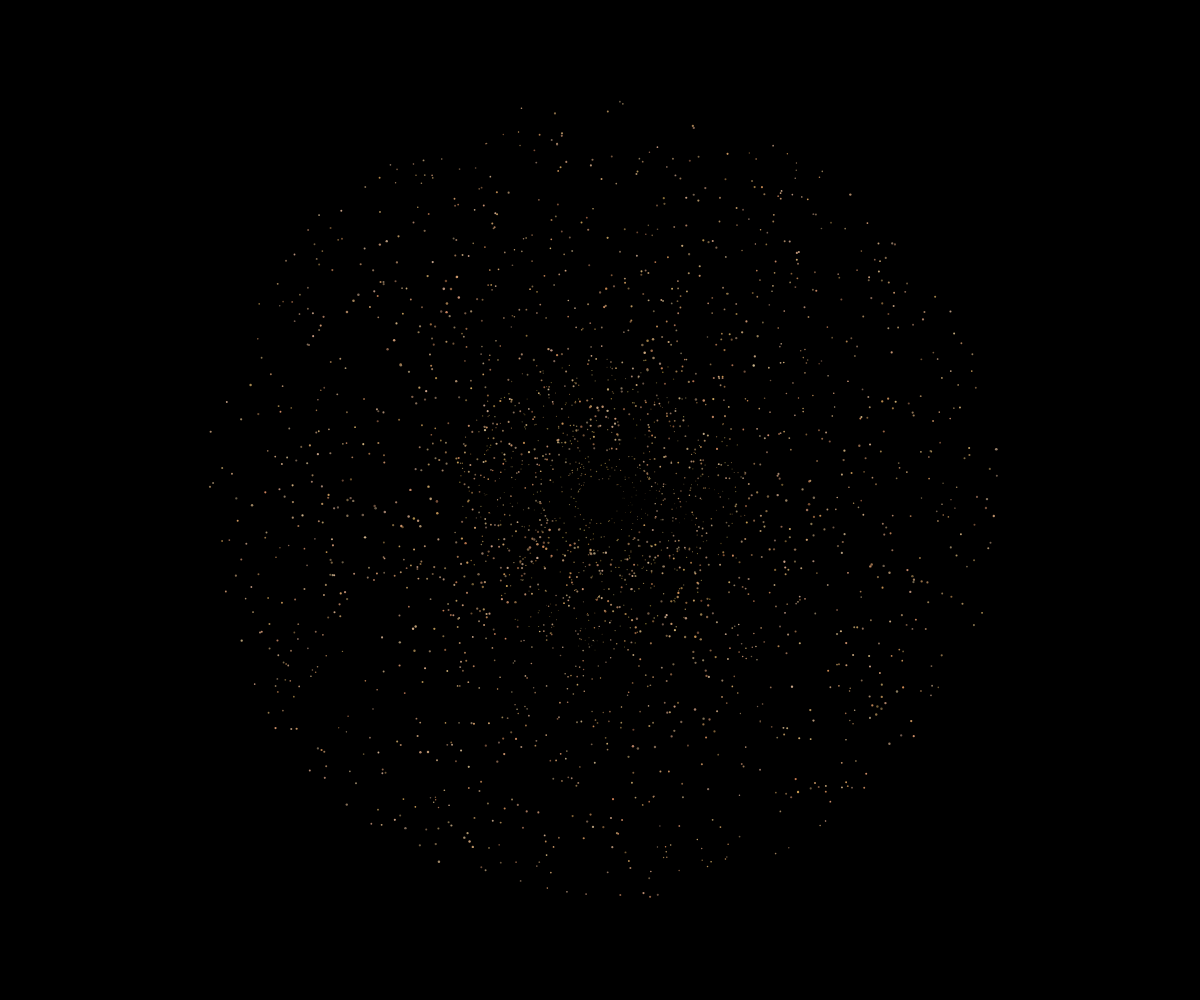
Frame 1 (no input)
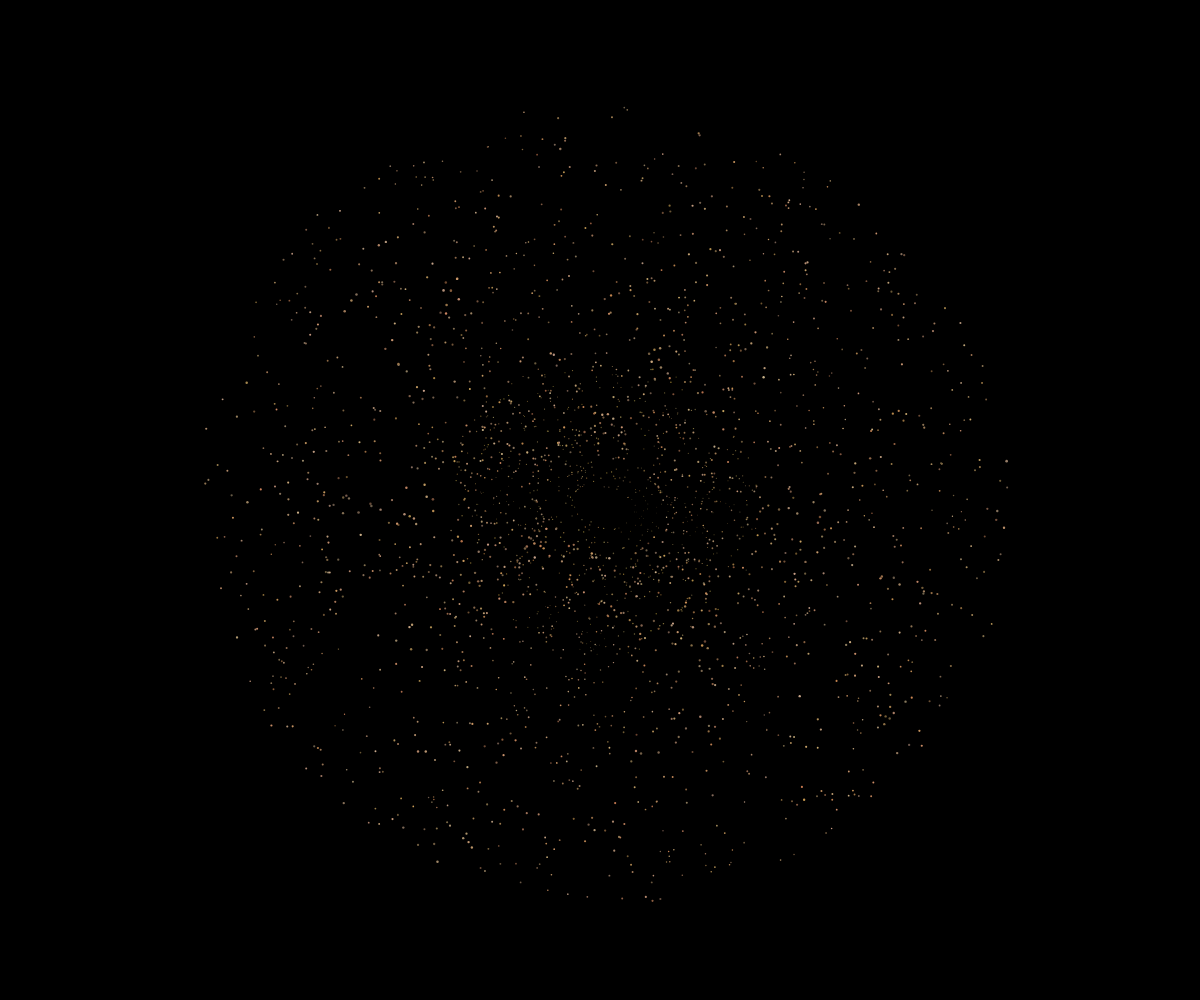
Frame 60 (no input)
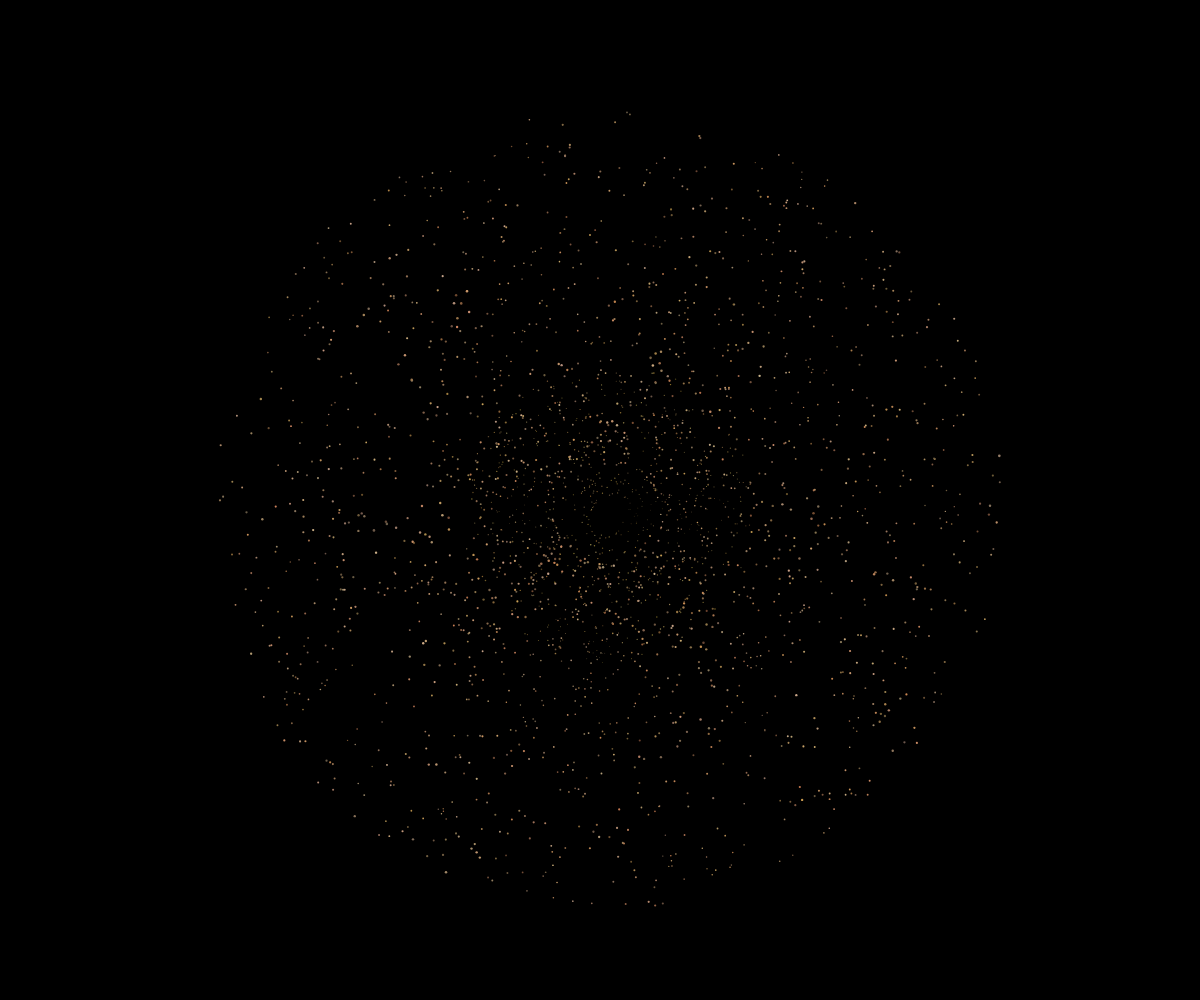
Frame 120 (the mouse pressed at the canvas centre since frame 60)

The p5.js sketch that drew these frames (run headless with seeded random() and noise() and a simulated clock; from frame 60 on, the mouse is pressed at the canvas centre):

// p5.js sketch
// ── sketch.js
let grains = [];
const totalGrains = 2000;
let windForce = 0;
let windDirection = 1;
let windSpeed = 0.005;
let fracturePoint = 0.3;
let isFracturing = false;
let centralPillar = [];

function setup() {
  createCanvas(windowWidth, windowHeight);
  colorMode(HSB, 360, 100, 100, 1);
  
  // Create mandala structure with grains
  for (let i = 0; i < totalGrains; i++) {
    const angle = random(TWO_PI);
    const radius = random(50, min(width, height) * 0.4);
    const x = width/2 + cos(angle) * radius;
    const y = height/2 + sin(angle) * radius;
    
    // Add some variation to create intricate patterns
    const variation = map(noise(x * 0.01, y * 0.01), 0, 1, -5, 5);
    const size = map(noise(x * 0.02, y * 0.02), 0, 1, 1, 3);
    
    grains.push({
      x: x,
      y: y,
      originalX: x,
      originalY: y,
      size: size,
      angle: angle,
      radius: radius,
      color: color(random(20, 40), random(30, 60), random(40, 80)),
      stability: random(0.95, 1),
      vibration: 0,
      detached: false,
      attached: true
    });
  }
  
  // Add inner mandala details
  for (let i = 0; i < totalGrains * 0.3; i++) {
    const angle = random(TWO_PI);
    const radius = random(20, 150);
    const x = width/2 + cos(angle) * radius;
    const y = height/2 + sin(angle) * radius;
    
    grains.push({
      x: x,
      y: y,
      originalX: x,
      originalY: y,
      size: map(noise(x * 0.02, y * 0.02), 0, 1, 0.5, 2),
      angle: angle,
      radius: radius,
      color: color(random(30, 50), random(40, 70), random(30, 60)),
      stability: random(0.9, 0.98),
      vibration: 0,
      detached: false,
      attached: true
    });
  }
}

function draw() {
  background(0, 0, 0);
  
  // Gradually increase wind force over time
  windForce = min(windForce + windSpeed, 0.3);
  
  // Check if it's time to fracture the structure
  if (windForce > fracturePoint && !isFracturing) {
    isFracturing = true;
  }
  
  let detachedCount = 0;
  
  for (let grain of grains) {
    if (grain.detached) {
      detachedCount++;
      continue;
    }
    
    // Add vibration effect
    grain.vibration = sin(frameCount * 0.05 + grain.angle) * 0.5;
    
    // Calculate displacement from original position
    const dx = grain.originalX - grain.x;
    const dy = grain.originalY - grain.y;
    
    // Apply wind force (more force on outer grains)
    const force = windForce * (1 - grain.radius / max(width, height));
    const windX = cos(windDirection) * force;
    const windY = sin(windDirection) * force;
    
    // Apply displacement and vibration
    grain.x += windX + dx * 0.01 + grain.vibration * 0.5;
    grain.y += windY + dy * 0.01 + grain.vibration * 0.5;
    
    // Detach grains based on stability and displacement
    if (isFracturing) {
      const distance = dist(grain.originalX, grain.originalY, grain.x, grain.y);
      if (distance > 20 && random() < 0.005) {
        grain.detached = true;
        grain.attached = false;
        
        // Add to central pillar
        centralPillar.push({
          x: grain.x,
          y: grain.y,
          size: grain.size,
          color: grain.color,
          targetX: width/2,
          targetY: height/2
        });
      }
    }
    
    // Apply gravity to detached grains
    if (grain.detached) {
      grain.x += random(-0.5, 0.5);
      grain.y += 1;
    }
  }
  
  // Draw attached grains with some transparency to show structure
  for (let grain of grains) {
    if (grain.attached && !grain.detached) {
      noStroke();
      fill(grain.color);
      ellipse(grain.x, grain.y, grain.size);
    }
  }
  
  // Draw detached grains as static particles
  for (let grain of grains) {
    if (grain.detached) {
      noStroke();
      fill(grain.color);
      ellipse(grain.x, grain.y, grain.size * 0.5);
    }
  }
  
  // Update and draw central pillar
  for (let i = centralPillar.length - 1; i >= 0; i--) {
    let grain = centralPillar[i];
    
    // Move towards center point
    const dx = width/2 - grain.x;
    const dy = height/2 - grain.y;
    const distance = sqrt(dx*dx + dy*dy);
    
    if (distance > 1) {
      grain.x += dx * 0.05;
      grain.y += dy * 0.05;
    }
    
    // Draw the grain
    noStroke();
    fill(grain.color);
    ellipse(grain.x, grain.y, grain.size);
    
    // Remove if reached center
    if (distance < 2) {
      centralPillar.splice(i, 1);
    }
  }
  
  // End when all grains are detached
  if (detachedCount >= totalGrains * 0.95) {
    noLoop();
  }
}

function windowResized() {
  resizeCanvas(windowWidth, windowHeight);
}
